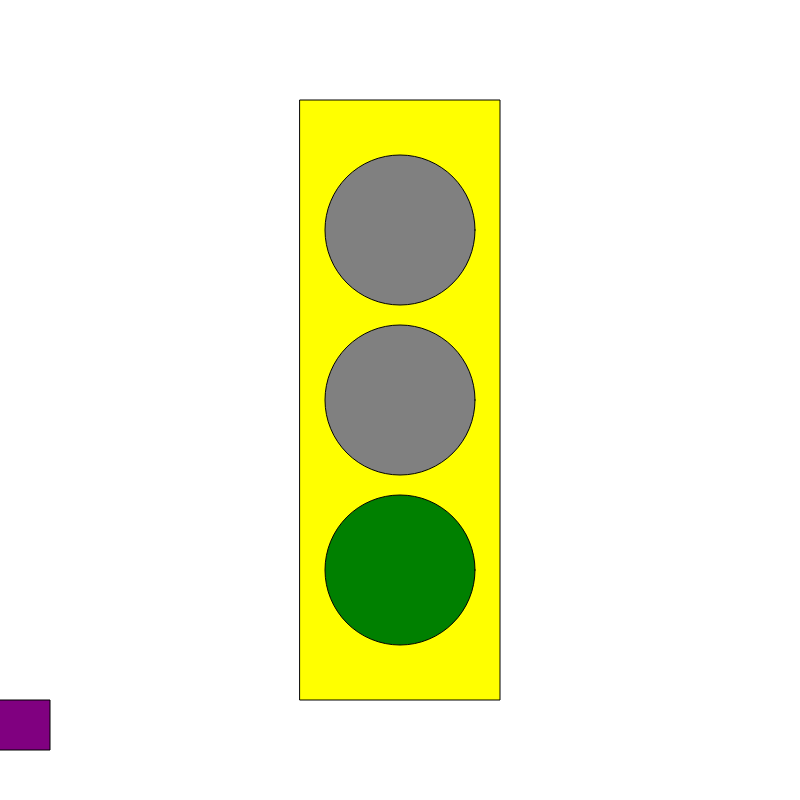
Frame 1 (no input)
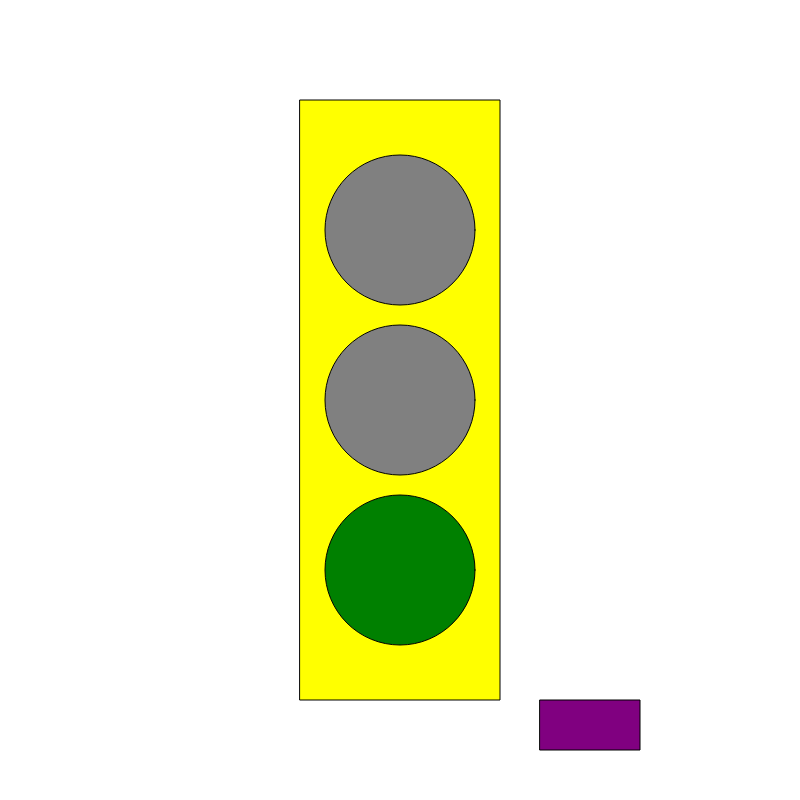
Frame 60 (no input)
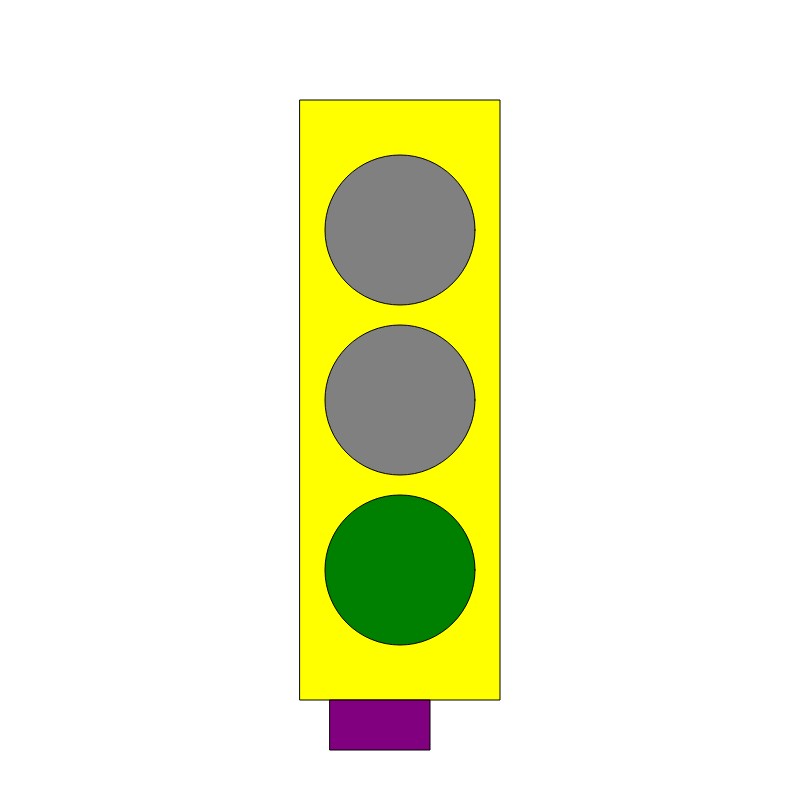
Frame 120 (the mouse pressed at the canvas centre since frame 60)

The p5.js sketch that drew these frames (run headless with seeded random() and noise() and a simulated clock; from frame 60 on, the mouse is pressed at the canvas centre):

// p5.js sketch
// ── sketch.js
let state = 0;
let timer = 0;
let x = 0;
let v = 0;

function setup() {
  createCanvas(800, 800);
  rectMode(CENTER);
}

function draw() {

  background("white");
  
 fill("yellow");
  rect(width/2, height/2, 200, 600);
  
  switch (state) {
    case 0:// green light
      fill("grey")
      ellipse (width/2, height/2 -170, 150, 150);
      ellipse (width/2, height/2, 150, 150);
      fill ("green")
       ellipse (width/2, height/2 + 170, 150, 150);
      v = 10;
      break;

    case 1: // yellow light
      fill("grey")
      ellipse (width/2, height/2 -170, 150, 150);
      fill("yellow")
      ellipse (width/2, height/2, 150, 150);
      fill("grey")
       ellipse (width/2, height/2 + 170, 150, 150);
      v = 4;
      break;

    case 2:// red light
      fill("red")
      ellipse (width/2, height/2 -170, 150, 150);
      fill("grey")
      ellipse (width/2, height/2, 150, 150);
      fill("grey")
       ellipse (width/2, height/2 + 170, 150, 150);
      if(x>= width/2 && x <= width/2 + v)
      v = 0;
      break;

  }
  
  timer ++;
  if (timer > 3*60){
    timer = 0;
    state++;
    if (state>2) state = 0;
  }
  // rectangle
  fill ("purple")
  rect(x, height-75, 100, 50);
  x = x+v;
  if (x> width) {
    x =0;
  }
}

function mouseReleased() {
  state++;
  if (state > 2) state = 0;

}
